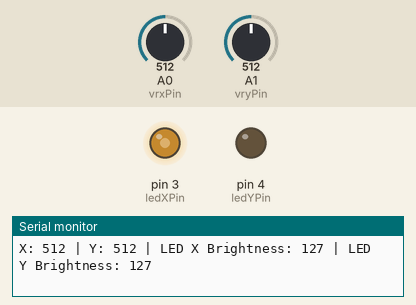
Bench run of a sketch on a simulated Arduino Uno, built with avr-gcc and run on an emulated ATmega328P. Parts: output pins drawn as LEDs (lit = HIGH), the last lines printed to the serial monitor. The inputs (shaded band) are chosen by the test bench; at power-on: A0 (vrxPin) = 512, A1 (vryPin) = 512.

Above: at 2.8 s.
2.9 s: A0 (vrxPin) set to 716
At 4.4 s:
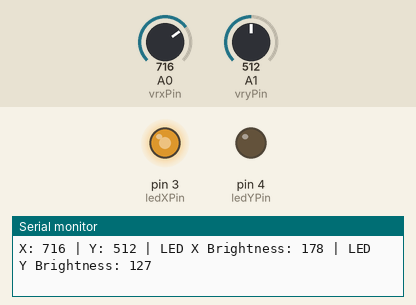
5.6 s: A1 (vryPin) set to 527
At 7.1 s:
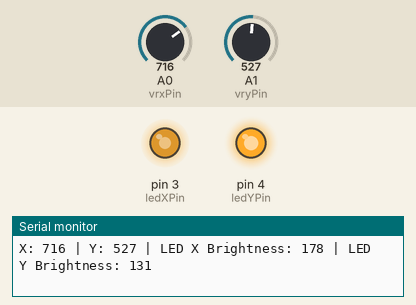
8.3 s: A0 (vrxPin) set to 900
At 10.3 s:
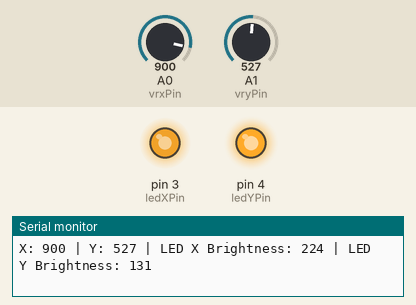
11.5 s: A1 (vryPin) set to 511
At 13.0 s:
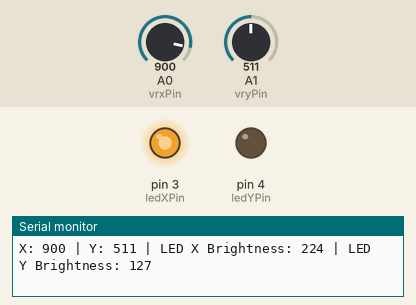
14.2 s: A0 (vrxPin) set to 122
At 17.2 s:
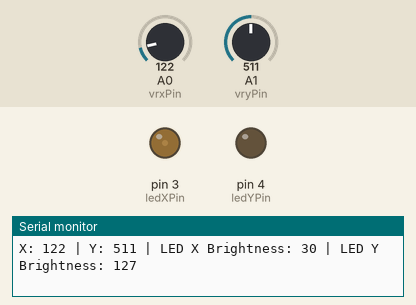
17.5 s: A1 (vryPin) set to 716
At 18.9 s:
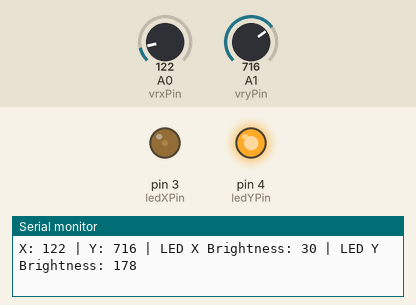
Timing chart, 0 to 20.5 s (numbered marks = the images above; inputs shaded):
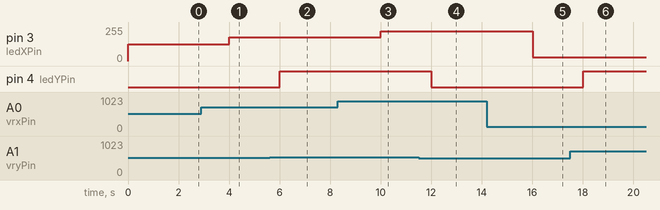

The sketch:

joystick.ino
```cpp
const int vrxPin = A0;  // Analog pin for the X-axis
const int vryPin = A1;  // Analog pin for the Y-axis
const int ledXPin = 3;  // Digital pin for the X-axis LED
const int ledYPin = 4;  // Digital pin for the Y-axis LED

void setup() {
  pinMode(ledXPin, OUTPUT);
  pinMode(ledYPin, OUTPUT);
  Serial.begin(9600);
}

void loop() {
  int xValue = analogRead(vrxPin);  // Read the X-axis value
  int yValue = analogRead(vryPin);  // Read the Y-axis value

  // Map the analog values (0-1023) to PWM values (0-255)
  int ledXValue = map(xValue, 0, 1023, 0, 255);
  int ledYValue = map(yValue, 0, 1023, 0, 255);

  // Set the brightness of the LEDs based on joystick position
  analogWrite(ledXPin, ledXValue);
  analogWrite(ledYPin, ledYValue);

  // Print values to the Serial Monitor for debugging
  Serial.print("X: ");
  Serial.print(xValue);
  Serial.print(" | Y: ");
  Serial.print(yValue);
  Serial.print(" | LED X Brightness: ");
  Serial.print(ledXValue);
  Serial.print(" | LED Y Brightness: ");
  Serial.println(ledYValue);

  delay(2000);  // Wait for 100 milliseconds
}
```

Measured:
- the behaviour switches between 513 and 514 on A1 (vryPin) (found by bisection; images 1 and 2)
- after the input at 2.9 s, pin 3 (ledXPin): 127/255 → 178/255 after 1.1 s
- after the input at 5.6 s, pin 4 (ledYPin): LOW → HIGH after 0.40 s
- after the input at 8.3 s, pin 3 (ledXPin): 178/255 → 224/255 after 1.7 s
- after the input at 11.5 s, pin 4 (ledYPin): HIGH → LOW after 0.51 s
- after the input at 14.2 s, pin 3 (ledXPin): 224/255 → 30/255 after 1.8 s
- after the input at 17.5 s, pin 4 (ledYPin): LOW → HIGH after 0.51 s
